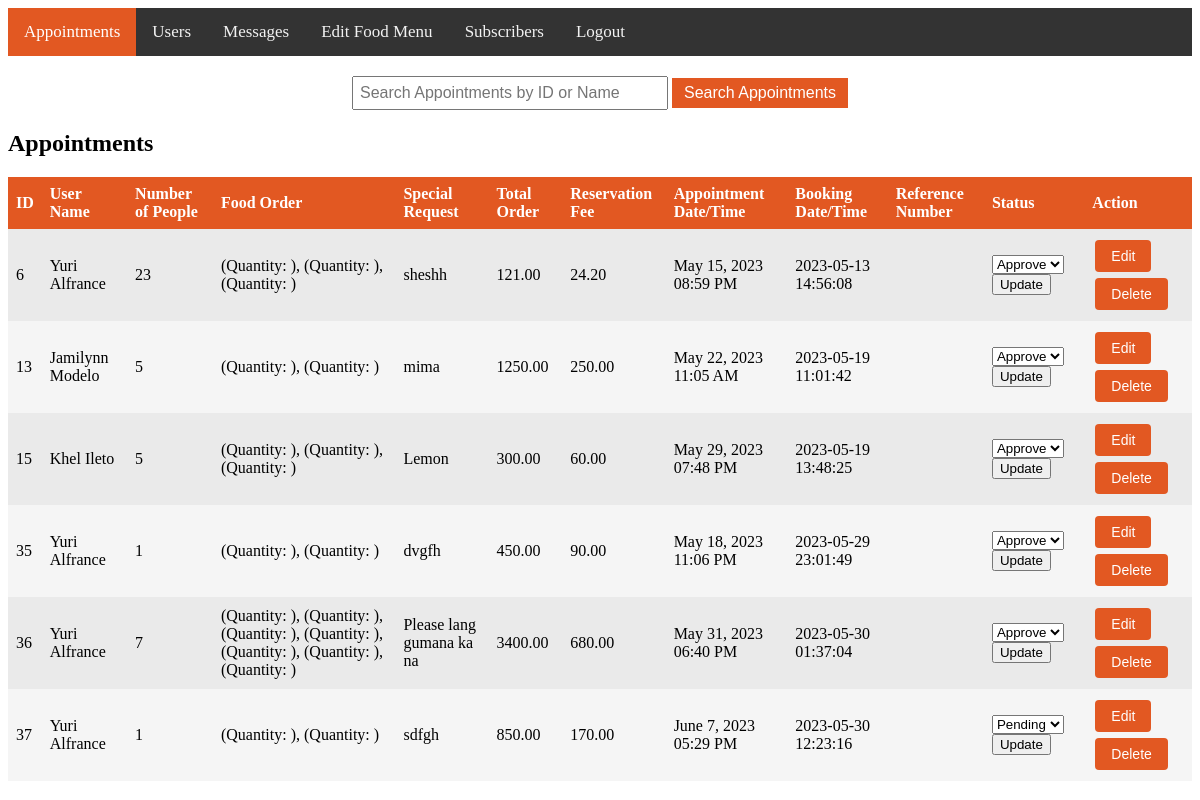
The app's page /admin_dashboard.php (signed in) with its own data.
### tables this page shows
CREATE TABLE `appointments` (
  `id` int(11) NOT NULL,
  `user_id` int(11) DEFAULT NULL,
  `num_people` int(11) DEFAULT NULL,
  `quantity` int(11) DEFAULT NULL,
  `food_order` text DEFAULT NULL,
  `special_request` text DEFAULT NULL,
  `total_order` decimal(10,2) DEFAULT NULL,
  `reservation_fee` decimal(10,2) DEFAULT NULL,
  `proof_of_payment` varchar(255) DEFAULT NULL,
  `reference_number` varchar(255) DEFAULT NULL,
  `appointment_time` time DEFAULT NULL,
  `appointment_date` date DEFAULT NULL,
  `booking_datetime` datetime DEFAULT NULL,
  `status` varchar(20) NOT NULL DEFAULT 'Pending'
);

CREATE TABLE `users` (
  `id` int(225) NOT NULL,
  `name` varchar(100) NOT NULL,
  `email` varchar(100) NOT NULL,
  `password` varchar(100) NOT NULL,
  `profile_picture` varchar(1) NOT NULL,
  `contact_number` varchar(100) NOT NULL
);

### admin_dashboard.php (the view, shortened to what this page needs)
<?php
$conn = mysqli_connect('localhost', 'root', 'root', 'bytegalore');
$searchQueryAppointments = isset($_GET['search']) ? mysqli_real_escape_string($conn, $_GET['search']) : '';
$queryAppointments = "SELECT appointments.*, users.name AS user_name FROM appointments
          INNER JOIN users ON appointments.user_id = users.id
          WHERE appointments.id LIKE '%$searchQueryAppointments%' OR users.name LIKE '%$searchQueryAppointments%'";
$resultAppointments = mysqli_query($conn, $queryAppointments);
$appointments = array();
while ($row = mysqli_fetch_assoc($resultAppointments)) {
    $userId = $row['user_id'];
    $userQuery = "SELECT name FROM users WHERE id = '$userId'";
    $userResult = mysqli_query($conn, $userQuery);
    $userData = mysqli_fetch_assoc($userResult);
    $row['user_name'] = $userData['name'];
    $foodOrder = unserialize($row['food_order']);
    $foodNames = array();
    foreach ($foodOrder as $foodItem) {
        $quantity = $foodItem['quantity'];
        $foodNames[] = $foodItem['name'] . " (Quantity: $quantity)";
    }
    $row['food_order'] = implode(', ', $foodNames);
    $appointmentDateTime = strtotime($row['appointment_date'] . ' ' . $row['appointment_time']);
    $formattedDateTime = date('F j, Y h:i A', $appointmentDateTime);
    $row['appointment_datetime'] = $formattedDateTime;
    $appointments[] = $row;
}
?>
<!DOCTYPE html>
<html>
<head>
</head>
<body>
    <div class="navbar">
        <a href="admin_dashboard.php" class="active">Appointments</a>
        <a href="admin_users.php">Users</a>
        <a href="admin_contact_data.php">Messages</a>
        <a href="edit_food_menu.php">Edit Food Menu</a>
        <a href="admin_subscribers.php">Subscribers</a>
        <a href="admin_logout.php">Logout</a>
    </div>
    <div class="search-container">
        <form class="search-form" method="GET">
            <input type="text" name="search" placeholder="Search Appointments by ID or Name">
            <button type="submit">Search Appointments</button>
        </form>
    </div>
    <div class="table-container">
        <h2>Appointments</h2>
        <table id="appointments-table">
            <tr>
                <th>ID</th>
                <th>User Name</th>
                <th>Number of People</th>
                <th>Food Order</th>
                <th>Special Request</th>
                <th>Total Order</th>
                <th>Reservation Fee</th>
                <th>Appointment Date/Time</th>
                <th>Booking Date/Time</th>
                <th>Reference Number</th>
                <th>Status</th>
                <th>Action</th>
            </tr>
            <?php foreach ($appointments as $appointment): ?>
                <tr>
                    <td><?php echo $appointment['id']; ?></td>
                    <td><?php echo $appointment['user_name']; ?></td>
                    <td><?php echo $appointment['num_people']; ?></td>
                    <td><?php echo $appointment['food_order']; ?></td>
                    <td><?php echo $appointment['special_request']; ?></td>
                    <td><?php echo $appointment['total_order']; ?></td>
                    <td><?php echo $appointment['reservation_fee']; ?></td>
                    <td><?php echo $appointment['appointment_datetime']; ?></td>
                    <td><?php echo $appointment['booking_datetime']; ?></td>
                    <td><?php echo $appointment['reference_number']; ?></td>
                    <td>
                        <form method="post">
                            <select name="status">
                                <option value="Pending" <?php if ($appointment['status'] === 'Pending') echo 'selected'; ?>>Pending</option>
                                <option value="Approve" <?php if ($appointment['status'] === 'Approve') echo 'selected'; ?>>Approve</option>
                            </select>
                            <button type="submit">Update</button>
                        </form>
                    </td>
                    <td>
                        <button class="btn" onclick="handleEditAppointment(<?php echo $appointment['id']; ?>)">Edit</button>
                        <button class="btn" onclick="handleDeleteAppointment(<?php echo $appointment['id']; ?>)">Delete</button>
                    </td>
                </tr>
            <?php endforeach; ?>
        </table>
    </div>
</body>
</html>

### admin_dashboard.php (style rules this page uses)
.navbar { background-color: #333; overflow: hidden; }
.navbar a { float: left; color: #f2f2f2; text-align: center; padding: 14px 16px; text-decoration: none; font-size: 17px; }
.navbar a.active { background-color: #e25822; color: white; }
.table-container { margin-top: 20px; }
table { border-collapse: collapse; width: 100%; }
th, td { text-align: left; padding: 8px; transition: background-color 0.3s ease; }
th { background-color: #e25822; color: white; }
tr:nth-child(odd) { background-color: #f5f5f5; transition: background-color 0.3s ease; }
tr:nth-child(even) { background-color: #eaeaea; transition: background-color 0.3s ease; }
.search-container { margin-top: 20px; text-align: center; }
.search-form input[type=text] { padding: 6px; width: 300px; font-size: 16px; }
.search-form button { padding: 6px 12px; background-color: #e25822; color: white; font-size: 16px; border: none; cursor: pointer; }
.btn { padding: 8px 16px; font-size: 14px; border-radius: 4px; background-color: #e25822; color: white; border: none; cursor: pointer; transition: background-color 0.3s ease; margin: 3px; }

### records on screen
appointments: id "6", user.name "Yuri Alfrance", num_people "23", food_order "(Quantity: ), (Quantity: ), (Quantity: )", special_request "sheshh", total_order "121.00", reservation_fee "24.20", appointment_datetime "May 15, 2023 08:59 PM", booking_datetime "2023-05-13 14:56:08", status "Approve"
appointments: id "13", user.name "Jamilynn Modelo", num_people "5", food_order "(Quantity: ), (Quantity: )", special_request "mima", total_order "1250.00", reservation_fee "250.00", appointment_datetime "May 22, 2023 11:05 AM", booking_datetime "2023-05-19 11:01:42", status "Approve"
appointments: id "15", user.name "Khel Ileto", num_people "5", food_order "(Quantity: ), (Quantity: ), (Quantity: )", special_request "Lemon", total_order "300.00", reservation_fee "60.00", appointment_datetime "May 29, 2023 07:48 PM", booking_datetime "2023-05-19 13:48:25", status "Approve"
appointments: id "35", user.name "Yuri Alfrance", num_people "1", food_order "(Quantity: ), (Quantity: )", special_request "dvgfh", total_order "450.00", reservation_fee "90.00", appointment_datetime "May 18, 2023 11:06 PM", booking_datetime "2023-05-29 23:01:49", status "Approve"
appointments: id "36", user.name "Yuri Alfrance", num_people "7", food_order "(Quantity: ), (Quantity: ), (Quantity: ), (Quantity: ), (Quantity: ), (Quantity: ), (Quantity: )", special_request "Please lang gumana ka na", total_order "3400.00", reservation_fee "680.00", appointment_datetime "May 31, 2023 06:40 PM", booking_datetime "2023-05-30 01:37:04", status "Approve"
appointments: id "37", user.name "Yuri Alfrance", num_people "1", food_order "(Quantity: ), (Quantity: )", special_request "sdfgh", total_order "850.00", reservation_fee "170.00", appointment_datetime "June 7, 2023 05:29 PM", booking_datetime "2023-05-30 12:23:16", status "Pending"
